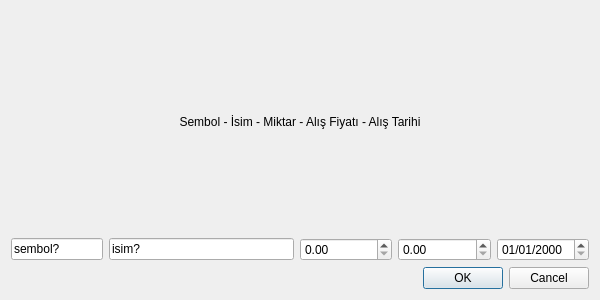
<?xml version="1.0" encoding="UTF-8"?>
<ui version="4.0">
 <class>Dialog</class>
 <widget class="QDialog" name="Dialog">
  <property name="geometry">
   <rect>
    <x>0</x>
    <y>0</y>
    <width>600</width>
    <height>300</height>
   </rect>
  </property>
  <property name="windowTitle">
   <string>Dialog</string>
  </property>
  <layout class="QVBoxLayout" name="verticalLayout">
   <item>
    <widget class="QLabel" name="label">
     <property name="text">
      <string>Sembol - İsim - Miktar - Alış Fiyatı - Alış Tarihi</string>
     </property>
     <property name="alignment">
      <set>Qt::AlignmentFlag::AlignCenter</set>
     </property>
    </widget>
   </item>
   <item>
    <layout class="QHBoxLayout" name="horizontalLayout" stretch="1,2,1,1,1">
     <item>
      <widget class="QLineEdit" name="symbolLineEdit">
       <property name="text">
        <string>sembol?</string>
       </property>
      </widget>
     </item>
     <item>
      <widget class="QLineEdit" name="nameLineEdit">
       <property name="text">
        <string>isim?</string>
       </property>
      </widget>
     </item>
     <item>
      <widget class="QDoubleSpinBox" name="quantitySpinBox"/>
     </item>
     <item>
      <widget class="QDoubleSpinBox" name="buyPriceSpinBox">
       <property name="buttonSymbols">
        <enum>QAbstractSpinBox::ButtonSymbols::UpDownArrows</enum>
       </property>
       <property name="decimals">
        <number>2</number>
       </property>
       <property name="maximum">
        <double>9999.989999999999782</double>
       </property>
      </widget>
     </item>
     <item>
      <widget class="QDateEdit" name="buyDateEdit">
       <property name="displayFormat">
        <string>dd/MM/yyyy</string>
       </property>
      </widget>
     </item>
    </layout>
   </item>
   <item>
    <widget class="QDialogButtonBox" name="buttonBox">
     <property name="orientation">
      <enum>Qt::Orientation::Horizontal</enum>
     </property>
     <property name="standardButtons">
      <set>QDialogButtonBox::StandardButton::Cancel|QDialogButtonBox::StandardButton::Ok</set>
     </property>
    </widget>
   </item>
  </layout>
 </widget>
 <resources/>
 <connections>
  <connection>
   <sender>buttonBox</sender>
   <signal>accepted()</signal>
   <receiver>Dialog</receiver>
   <slot>accept()</slot>
   <hints>
    <hint type="sourcelabel">
     <x>248</x>
     <y>254</y>
    </hint>
    <hint type="destinationlabel">
     <x>157</x>
     <y>274</y>
    </hint>
   </hints>
  </connection>
  <connection>
   <sender>buttonBox</sender>
   <signal>rejected()</signal>
   <receiver>Dialog</receiver>
   <slot>reject()</slot>
   <hints>
    <hint type="sourcelabel">
     <x>316</x>
     <y>260</y>
    </hint>
    <hint type="destinationlabel">
     <x>286</x>
     <y>274</y>
    </hint>
   </hints>
  </connection>
 </connections>
</ui>
